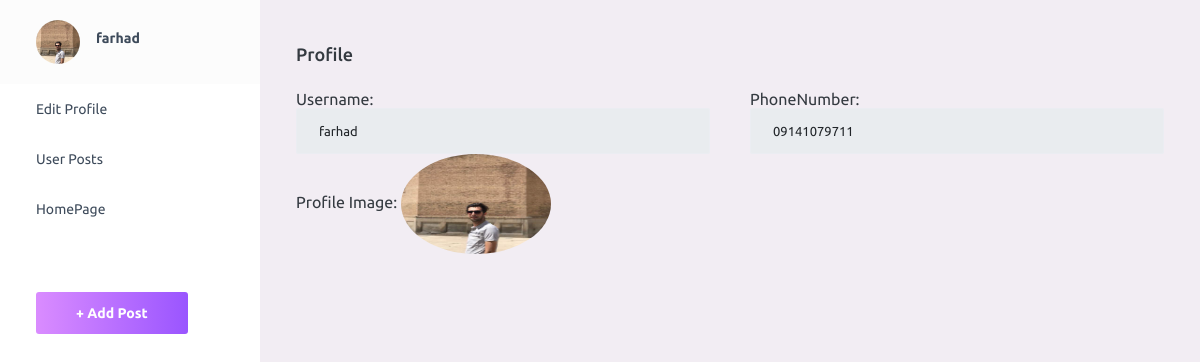
/accounts/profile/ (signed in), run on the app's committed database.
### accounts/models.py (models this page shows, shortened)
class Profile(models.Model):
    user = models.OneToOneField(User,on_delete=models.CASCADE,related_name='profile')
    phone_number = models.CharField(blank=True,max_length=13)
    image=models.ImageField(upload_to='profile/images',null=True,blank=True)

### accounts/views.py (the view)
# urls.py: path('profile/',UserProfile.as_view(),name='profile'),
class UserProfile(View):
    def get(self,request):
        profile=Profile.objects.get(user_id=request.user.id)
        return render(request,'accounts/profile.html',{'profile':profile})

### accounts/templates/accounts/profile.html (shortened to what this page needs)
{% extends 'include/admin template/base.html' %}
{% block content %}
      <div class="container-fluid page-body-wrapper">
        <nav class="sidebar sidebar-offcanvas" id="sidebar">
          <ul class="nav">
            <li class="nav-item nav-profile">
              <a href="#" class="nav-link">
                <div class="nav-profile-image">
                    {% if profile.image %}
                        <img src="{{ profile.image.url }}" alt="profile">
                    {% else %}
                        <img src="/static/assets/images/profile/avatar.jpg">
                    {% endif %}
                </div>
                <div class="nav-profile-text d-flex flex-column">
                  <span class="font-weight-bold mb-2">{{ profile.user.username}}</span>
                </div>
              </a>
            </li>
            <li class="nav-item">
              <a class="nav-link" href="{% url 'accounts:upateprofile' profile.id %}">
                <span class="menu-title">Edit Profile </span>
              </a>
            </li>
            <li class="nav-item">
              <a class="nav-link" href="{% url 'blog:user_post' %}">
                <span class="menu-title">User Posts</span>
              </a>
            </li>
           <li class="nav-item">
              <a class="nav-link" href="{% url 'blog:Blogs' %}">
                <span class="menu-title">HomePage</span>
              </a>
            </li>
            <li class="nav-item sidebar-actions">
              <span class="nav-link">
                <a class="btn btn-gradient-primary mt-4 mr-2" href="{% url 'blog:create_post' %}">+ Add Post</a>
              </span>
            </li>
          </ul>
        </nav>
        <div class="main-panel">
          <div class="content-wrapper">
            <div class="page-header">
              <h3 class="page-title">
                <span class="bg-info-primary me-2">
                   Profile
                </span>
              </h3>
            </div>
              <div class="row">
                     <div class="col-6">
                      Username: <input type="text" value="{{ profile.user.username}}" class="form-control" readonly>
                     </div>
                      <div class="col-6">
                     PhoneNumber: <input type="text" value="{{ profile.phone_number}}" class="form-control" readonly>
                     </div>
              </div>
              <div class="row">
                  {% if profile.image %}
                      <div class="col-6">
                    Profile Image: <img src=" {{ profile.image.url }} "  width="150px" height="100px" class="rounded-circle">
                      </div>
                  {% endif %}
              </div>
          </div>
        </div>
      </div>
{% endblock %}

### data on the page
Profile: image (picture), user.username "farhad", phone_number "09141079711"
